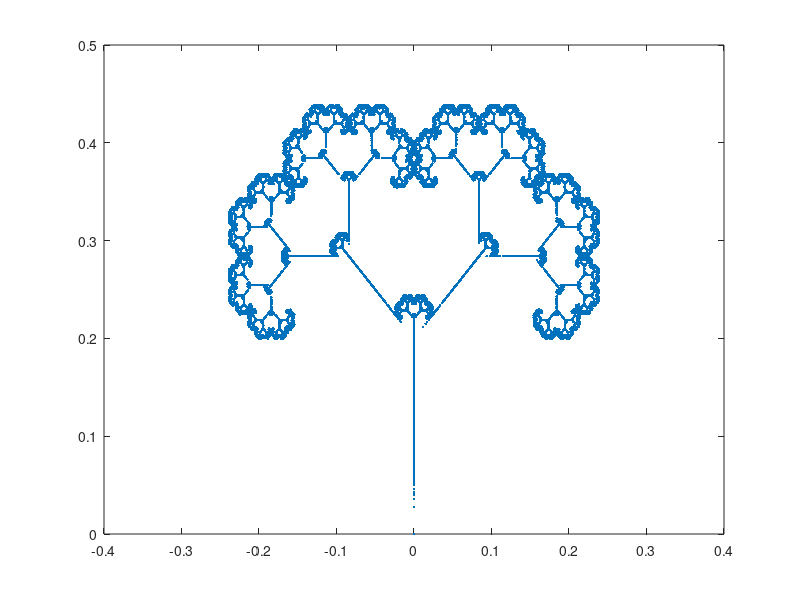

MATLAB code for this plot:
clear all;
close all;
clc;

n=100000;
x=zeros(n,1);
y=zeros(n,1);
for k=2:n
    p=rand(1);
    if p < 0.05
        y(k)=0.5*y(k-1);
    elseif p < 0.45
        x(k)=0.42*x(k-1)-0.42*y(k-1);
        y(k)=0.42*x(k-1)+0.42*y(k-1)+0.2;
    elseif p < 0.85
        x(k)=0.42*x(k-1)+0.42*y(k-1);
        y(k)=-0.42*x(k-1)+0.42*y(k-1)+0.2;
    else
        x(k)=0.1*x(k-1);
        y(k)=0.1*y(k-1)+0.2;        
    end
end

plot(x,y,'.');